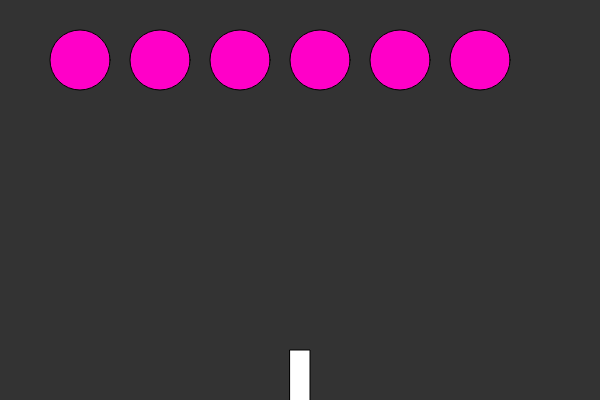
Frame 1 (no input)
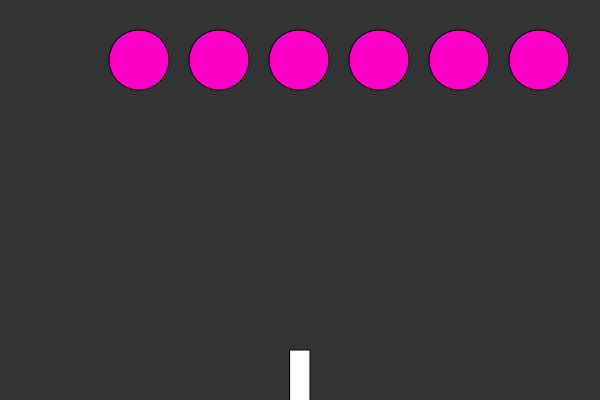
Frame 60 (no input)
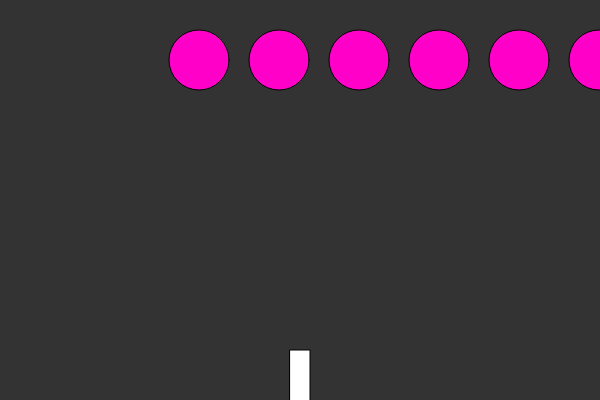
Frame 120 (the mouse pressed at the canvas centre since frame 60)

The p5.js sketch that drew these frames (run headless with seeded random() and noise() and a simulated clock; from frame 60 on, the mouse is pressed at the canvas centre):

// p5.js sketch
// ── sketch.js
let ship;
let flowers = [];
let drops = [];
function setup() {
    createCanvas(600, 400);
    ship = new Ship();
    // drop = new Drop(width/2, height/2);

    for (let i = 0; i < 6; i++) {
        flowers[i] = new Flower(i*80+80, 60);
    }

}

function draw() {
    background(51);
    ship.show();
    ship.move();

    for (let i = 0; i < drops.length; i++) {
        drops[i].show();
        drops[i].move();
        for (let j = 0; j < flowers.length; j++) {
           if(drops[i].hits(flowers[j])) {
               console.log('BOOM');
               flowers[j].disappear();
               drops[i].evaporate();
           }
        }
    }

    let edge = false;

    for (let i = 0; i < flowers.length; i++) {
        flowers[i].show();
        flowers[i].move();

        if(flowers[i].x > width || flowers[i].x < 0) {
            edge = true;
        }
    }

    if (edge) {
        for (let i = 0; i < flowers.length; i++) {
            flowers[i].shiftDown();
        }
    }

    for (let i = drops.length -1 ; i >= 0 ; i--) {
        if(drops[i].toDelete) {
            drops.splice(i, 1);
        }
    }

}

function keyReleased() {
    if(key !== ' ') ship.setDir(0);
}


function keyPressed() {
    if(key === ' ') {
        let drop = new Drop(ship.x, height);
        drops.push(drop);
    }
    if(keyCode === RIGHT_ARROW){
        ship.setDir(1);
    } else if (keyCode === LEFT_ARROW) {
        ship.setDir(-1);
    }
}

// ── drop.js
function Drop(x, y) {
    this.x = x;
    this.y = y;
    this.r = 8;
    this.toDelete = false;

    this.show = () => {
        noStroke();
        fill(150,0, 255);
        ellipse(this.x, this.y, this.r*2, this.r*2);
    };

    this. move = () =>  {
        this.y = this.y - 5;
    };

    this.evaporate = () => {
        this.toDelete = true;
    };


    this.hits = (flower) => {
        let d = dist(this.x, this.y, flower.x, flower.y);
        return d < (this.r + flower.r);
    }
}

// ── flower.js
function Flower(x, y) {
    this.x = x;
    this.y = y;
    this.r = 30;

    this.xDir = 1;



    this.show = () => {
        fill(255, 0, 200);
        ellipse(this.x, this.y, this.r*2, this.r*2);
    };

    this.disappear = () => {
        this.r = 0;
    };

    this.grow = () => {
        this.r = this.r + 2;
    };

    this.move = () => {
        this.x = this.x + this.xDir;

    };

    this.shiftDown = () => {
        this.xDir *= -1;
        this.y += this.r;
    };
}

// ── ship.js
function Ship() {
    this.x = width/2;
    this.xDir = 0;


    this.show = () => {
        fill(255);
        rectMode(CENTER);
        rect(this.x, height-20, 20, 60);
    };

    this.setDir = (dir) => {
        this.xDir = dir;
    }
    this.move = () => {
        this.x += this.xDir*5;
    }


}
